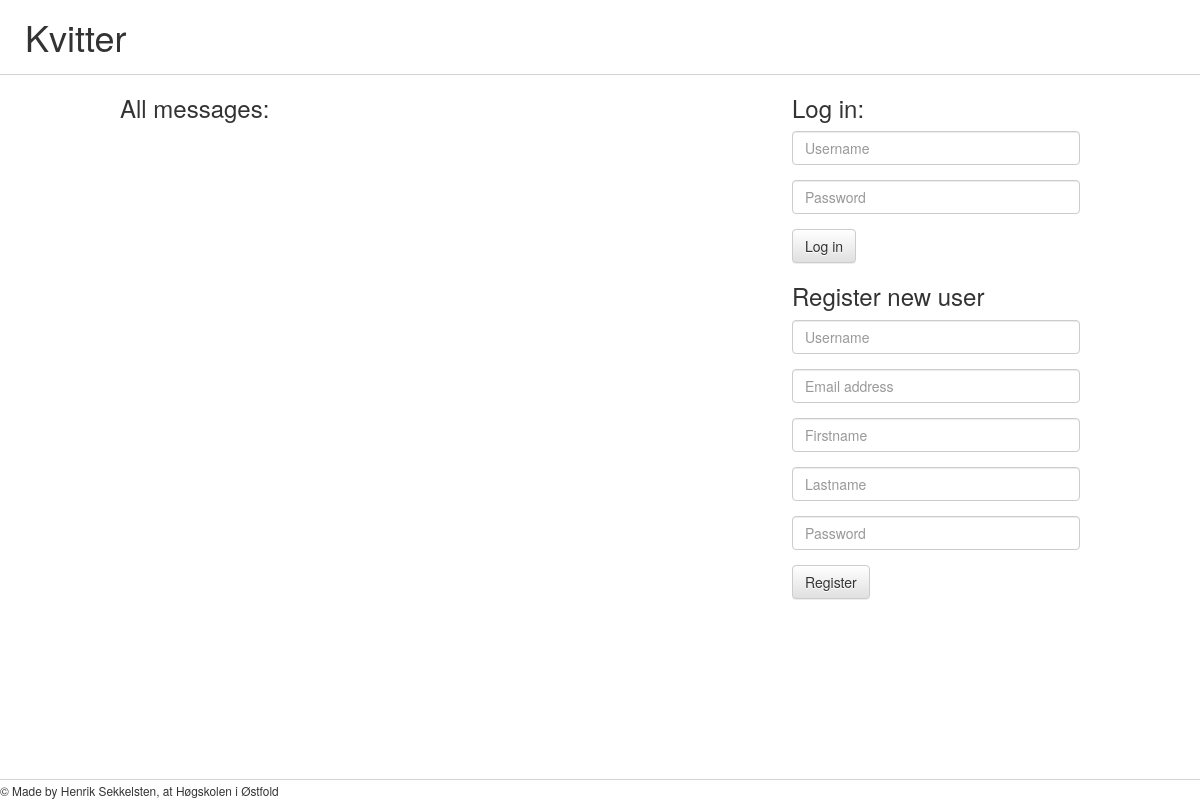
The app's page /, older data.
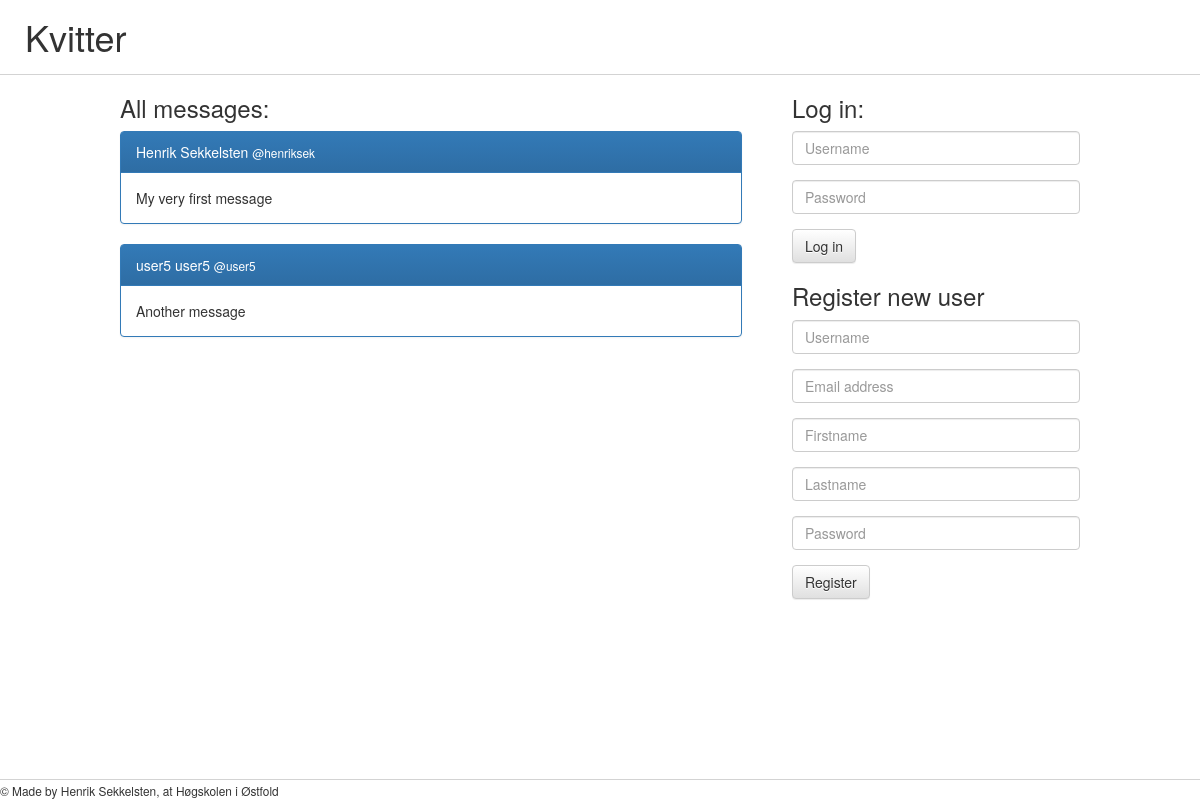
The same page, newer data.
### message_app/models.py (models this page shows)
class Message(models.Model):
    content = models.CharField(max_length=140)
    created_by = models.ForeignKey(User)
    created_datetime = models.DateTimeField()

### theme/views.py (the view)
# urls.py: url(r'^$', views.frontpage, name='frontpage'),
def frontpage(request):
    messages = Message.objects.all()
    context = {'messages': messages}
    return render(request, 'theme/frontpage.html', context)

### theme/templates/theme/frontpage.html (shortened to what this page needs)
{% extends 'theme/base.html' %}
{% block pagecontent %}
    <section id="message_listings">
        <div>
            <h3>All messages:</h3>
            {% for msg in messages %}
                <div class="panel panel-primary">
                    <div class="panel-heading">
                        {{msg.created_by.first_name}} {{msg.created_by.last_name}}
                        <small>@{{msg.created_by.username}}</small>
                    </div>
                    <div class="panel-body">{{msg.content}}</div>
                </div>
            {% endfor %}
        </div>
    </section>
    <section id="user_auth">
        {% if user.is_anonymous %}
        <div>
            <h3>Log in:</h3>
            <form method="post" action="/useraccounts/login/">
                <div class="form-group">
                    <input class="form-control" type="text" name="username" id="loginUsername" placeholder="Username">
                </div>
                <div class="form-group">
                    <input class="form-control" type="password" name="password" id="loginPassword" placeholder="Password">
                </div>
                <div class="form-group">
                    <button class="btn btn-default" type="submit">Log in</button>
                </div>
            </form>
        </div>
        <div>
            <h3>Register new user</h3>
            <form method="post" action="/useraccounts/register/">
                <div class="form-group">
                    <input class="form-control" type="text" name="username" id="registerUsername" placeholder="Username">
                </div>
                <div class="form-group">
                    <input class="form-control" type="email" name="email" id="registerEmail" placeholder="Email address">
                </div>
                <div class="form-group">
                    <input class="form-control" type="text" name="firstname" id="registerFirstname" placeholder="Firstname">
                </div>
                <div class="form-group">
                    <input class="form-control" type="text" name="lastname" id="registerLastname" placeholder="Lastname">
                </div>
                <div class="form-group">
                    <input class="form-control" type="password" name="password" id="registerPassword" placeholder="Password">
                </div>
                <div class="form-group">
                    <button class="btn btn-default" type="submit">Register</button>
                </div>
            </form>
        </div>
        {% endif %}
    </section>
{% endblock %}

Row changes from the older to the newer data that the page shows:
added Message: created_by.first_name "Henrik", created_by.last_name "Sekkelsten", created_by.username "henriksek", content "My very first message"
added Message: created_by.first_name "user5", created_by.last_name "user5", created_by.username "user5", content "Another message"
